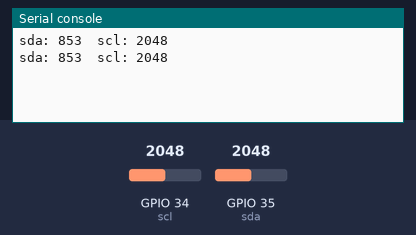
The program below on a simulated ESP32 board running MicroPython. Parts: the last lines printed to the serial console. The inputs (shaded band) are chosen by the test bench; at power-on: GPIO 34 (scl) = 2048, GPIO 35 (sda) = 2048 (analog values on the 0–4095 scale).

Above: at 1.2 s.
1.3 s: GPIO 34 (scl) set to 2866
At 2.6 s:
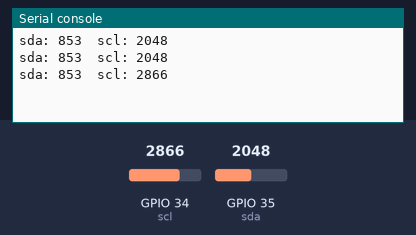
2.8 s: GPIO 35 (sda) set to 2866
At 3.5 s:
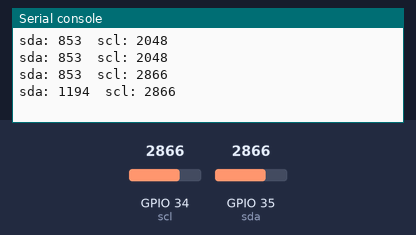
4.3 s: GPIO 34 (scl) set to 3603
At 5.6 s:
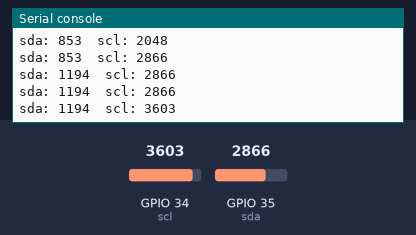
5.8 s: GPIO 35 (sda) set to 3603
At 6.8 s:
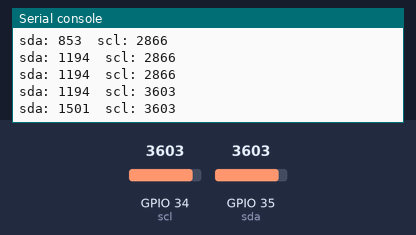
Timing chart, 0 to 8.3 s (numbered marks = the images above; inputs shaded):
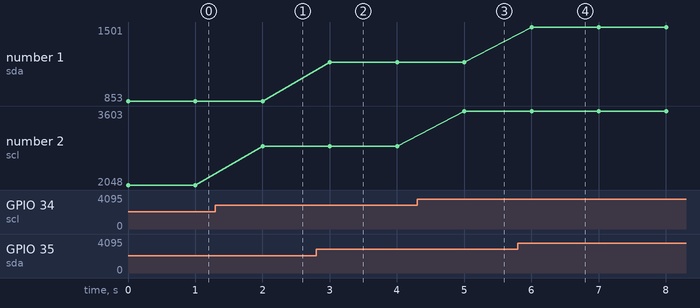

The program:

main.py
```python
"""
  @date 2021/1/31 下午4:28
"""
__author__ = 'ilmostro'

from machine import Pin
from machine import ADC
import time

sda = ADC(Pin(35))
scl = ADC(Pin(34))


def read_data():
    while True:
        print("sda:", round(sda.read()/(2 * 1.2)), " scl:", scl.read())
        time.sleep(1)


read_data()
```

Measured:
- after the input at 1.3 s, the serial console: prints a new line after 0.70 s (image 1)
- after the input at 2.8 s, the serial console: prints a new line after 0.20 s (image 2)
- after the input at 4.3 s, the serial console: prints a new line after 0.70 s (image 3)
- after the input at 5.8 s, the serial console: prints a new line after 0.20 s (image 4)
- plotted number 1: 853 → 1194 after the input at 2.8 s, 1194 → 1501 after the input at 5.8 s
- plotted number 2: 2048 → 2866 after the input at 1.3 s, 2866 → 3603 after the input at 4.3 s
